Frame 1 (no input): blank canvas, image omitted
Frame 60 (no input): blank canvas, image omitted
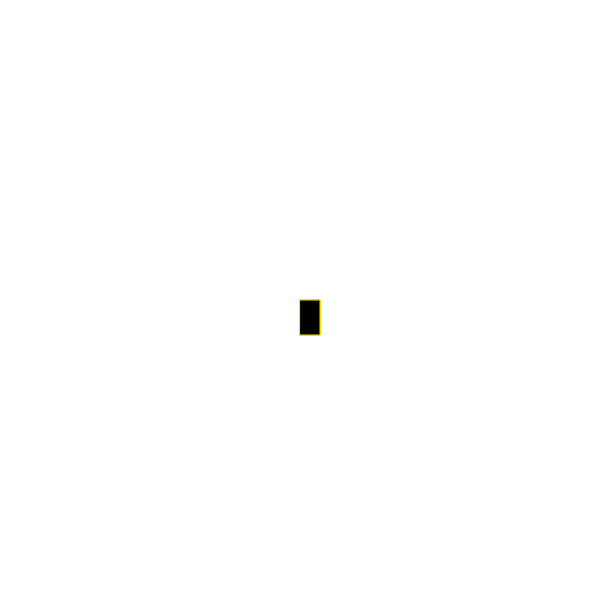
Frame 120 (the mouse pressed at the canvas centre since frame 60)

The p5.js sketch whose frames 1 and 60 were blank and that drew this single picture after the mouse press (run headless with seeded random() and noise() and a simulated clock; from frame 60 on, the mouse is pressed at the canvas centre):

// p5.js sketch
// ── sketch.js
function setup() {
    createCanvas(600, 600);
    background("white");
  }
  
  function draw() {
    
   stroke("gold");
    fill("black");
  
    // console.log(mouseIsPressed);
  
    if (mouseIsPressed) {
      rect(mouseX, mouseY, 20, 35);
    }
  }
  
